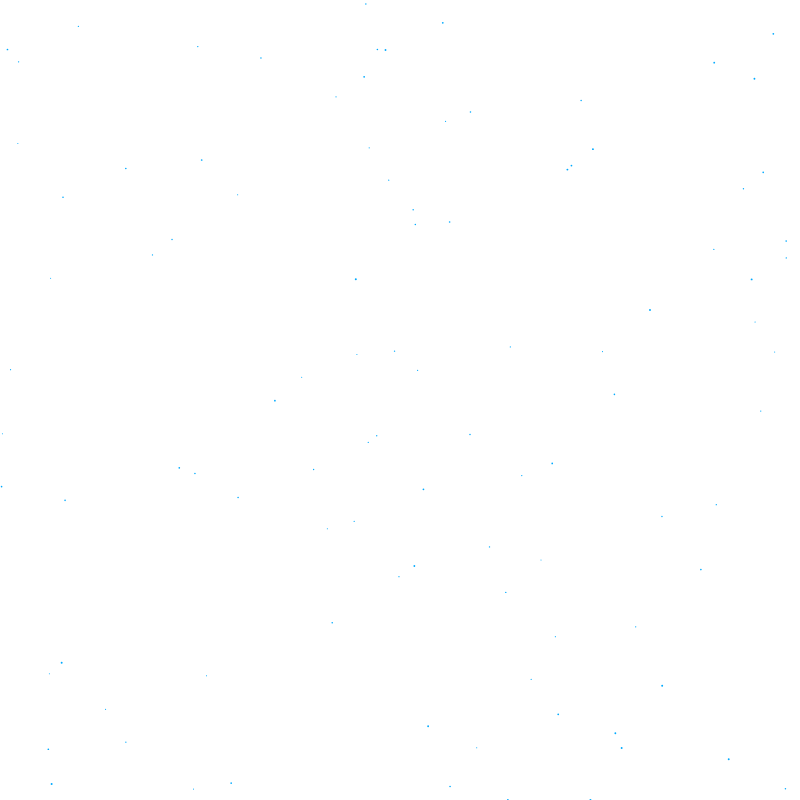
Frame 1 (no input)
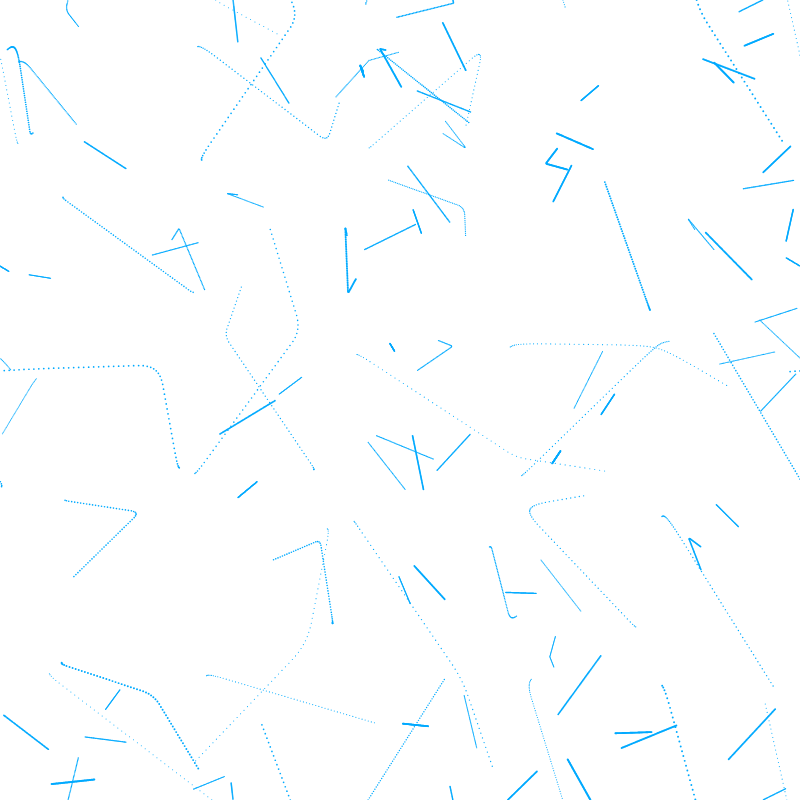
Frame 60 (no input)
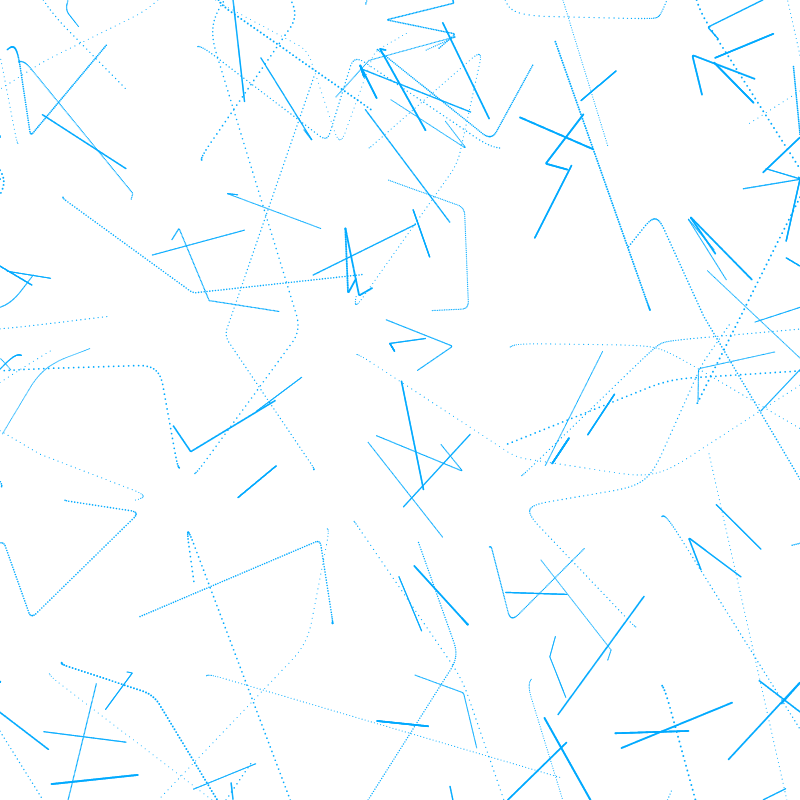
Frame 120 (the mouse pressed at the canvas centre since frame 60)

The p5.js sketch that drew these frames (run headless with seeded random() and noise() and a simulated clock; from frame 60 on, the mouse is pressed at the canvas centre):

// p5.js sketch
// ── sketch.js
// ***** Global variables ***** //
var nervousBall = []; // Declaring the Array of objects
var blackWholes = [];

// ***** Setup function ***** //
function setup(){
  createCanvas(800, 800);
  colorMode(HSB, 360, 100, 100, 100);
  for (var i = 0; i < 100; i++) {
    nervousBall.push(new Jitter()); // Create the objects
  }
  for (var i = 0; i < 5; i++) {
    for (var j = 0; j < 5; j++) {
      var blackWholesVector = createVector(20 + width / 5 * j, 20 + height / 5 * i);
      blackWholes.push(new implode(random(0, 1), blackWholesVector));
    }
  }
}

// ***** Draw function ***** //
function draw(){
  // background(255);
  fill(0, 0, 100, 5);
  noStroke();
  // rect(0, 0, width, height);
  for (var i = 0; i < nervousBall.length; i++) {
    nervousBall[i].display();
    nervousBall[i].calculateDistance();
    nervousBall[i].update();
  }
  stroke(0);
  strokeWeight(1);
  noFill();
  // for (var i = 0; i < blackWholes.length; i++) {
  //   ellipse(blackWholes[i].x, blackWholes[i].y, 100, 100);
  // }
}

function implode(gravity, blackWholePosition) {
  // Initial properties
  this.position = blackWholePosition;
  this.gravity = gravity;
}

// ***** Jitter class ******* //
function Jitter() {
  // Initial properties
  this.position = createVector(random(width), random(height));
  this.diameter = random(1, 2);
  this.maxVelocity = 1;
  this.velocity = createVector(random(-this.maxVelocity, this.maxVelocity),random(-this.maxVelocity, this.maxVelocity));
  this.fill = 200;
  this.maxForce = 5;
  var gravity = 0.12;
  var distBlackWhole;
  var influenceArea = 50;
  var targetBlackWhole;
  var inRange = false;

  // Function
  this.display = function(){
    noStroke();
    fill(this.fill, 100, 100, 100);
    ellipse(this.position.x, this.position.y, this.diameter, this.diameter);
  }
  this.calculateDistance = function(){
    inRange = false;
    for (var i = 0; i < blackWholes.length; i++) {
      distBlackWhole = this.position.dist(blackWholes[i].position);
      if (distBlackWhole < influenceArea){
        inRange = true;
        targetBlackWhole = i;
      }
    }
  }
  this.update = function(){
    if (inRange){
      var steerVector = p5.Vector.sub(blackWholes[targetBlackWhole].position, this.position);
      steerVector.limit(blackWholes[targetBlackWhole].gravity);
      this.velocity.sub(steerVector);
      this.velocity.limit(this.maxForce);
      this.position.add(this.velocity);
    }
    else{
      this.position.add(this.velocity);
    }
    if (this.position.x > width){
      this.position.x = 0;
    }
    if (this.position.y > height){
      this.position.y = 0;
    }
    if (this.position.x < 0){
      this.position.x = width;
    }
    if (this.position.y < 0){
      this.position.y = height;
    }
  }
}
